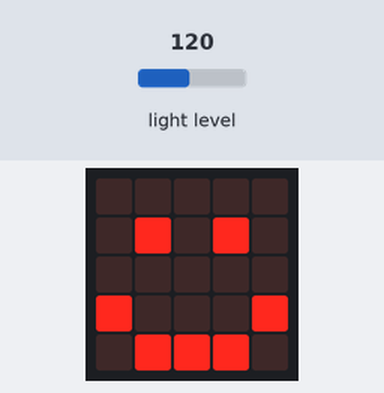
Bench run of a program on a simulated BBC micro:bit (MakeCode). On the bench: the board's 5×5 LED display. Inputs (shaded band) come from the test bench; at power-on: light level 120.

Above: at 1.2 s.
1.3 s: light level set to 104
2.8 s: light level set to 95
At 3.7 s:
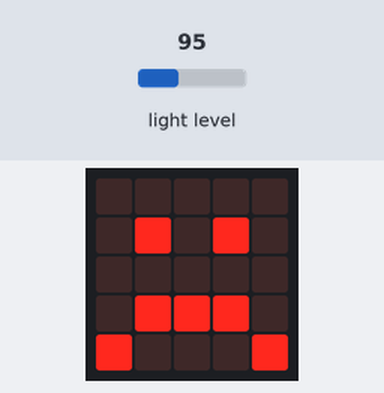
4.4 s: light level set to 128
At 5.5 s:
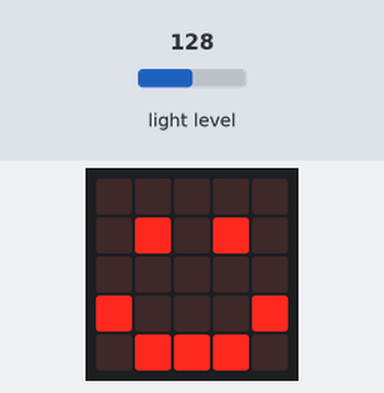
6.1 s: light level set to 5
At 7.3 s:
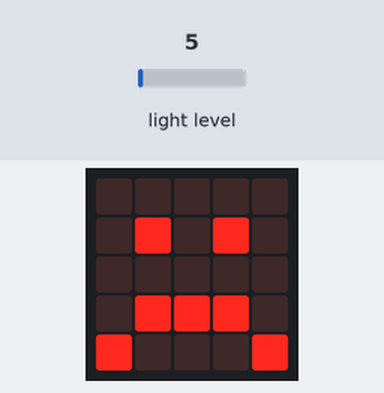
Timing chart, 0 to 8.8 s (numbered marks = the images above; inputs shaded):
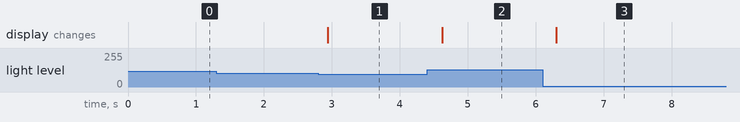

Measured:
- the behaviour switches between 100 and 99 on light level (found by bisection; images 0 and 1)
- after the input at 1.3 s, every drawn part: stays the same
- after the input at 2.8 s, the display: changes after 0.14 s (image 1)
- after the input at 4.4 s, the display: changes after 0.22 s (image 2)
- after the input at 6.1 s, the display: changes after 0.20 s (image 3)

The program:

main.ts
```typescript
basic.forever(function () {
    if (input.lightLevel() < 100) {
        basic.showLeds(`
            . . . . .
            . # . # .
            . . . . .
            . # # # .
            # . . . #
            `)
    } else {
        basic.showLeds(`
            . . . . .
            . # . # .
            . . . . .
            # . . . #
            . # # # .
            `)
    }
})
```

test.ts
```typescript
// здесь помещаются тесты; они не будут скомпилированы, пока пакет используется в качестве расширения.
```
